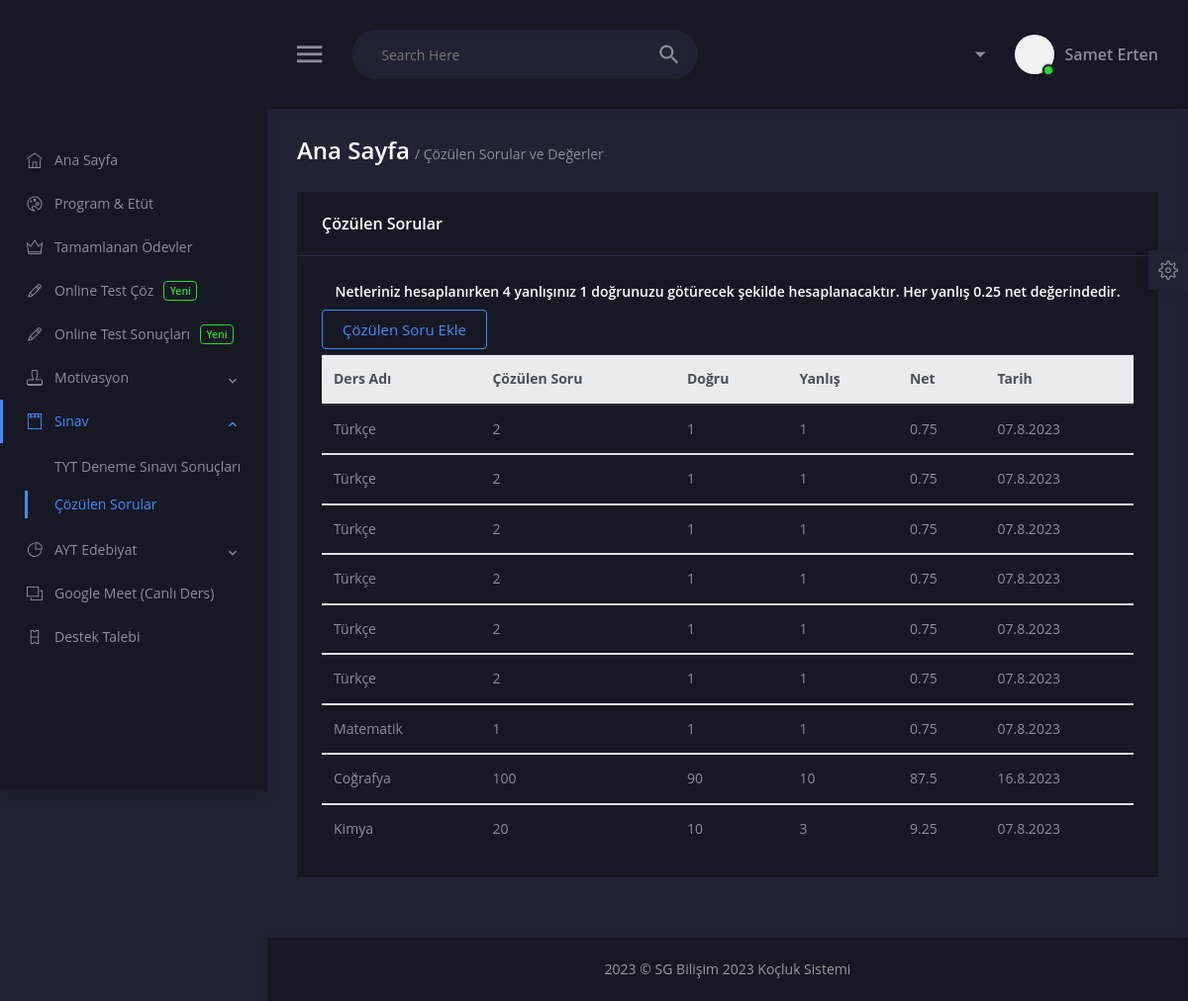
The app's page /csorular.php (signed in) with its own data.
### tables this page shows
CREATE TABLE `ogrencitest` (
  `ogrencid` int(11) DEFAULT NULL,
  `dersadi` varchar(255) DEFAULT NULL,
  `cozulensoru` int(11) DEFAULT NULL,
  `dogrusayisi` int(11) DEFAULT NULL,
  `yanlisayisi` int(11) DEFAULT NULL,
  `netsayisi` float DEFAULT NULL,
  `tarih` date DEFAULT NULL,
  `sira` int(11) NOT NULL
);

### csorular.php (the view, shortened to what this page needs)
<?php
include 'inc/head.php';
?>
<?php
require_once 'inc/vt.php';
$girisYapanKullaniciID = $_SESSION['id'];
$stmt = $db->prepare("SELECT * FROM ogrencitest WHERE ogrencid = :ogrencid");
$stmt->bindParam(':ogrencid', $girisYapanKullaniciID);
$stmt->execute();
$veriler = $stmt->fetchAll(PDO::FETCH_ASSOC);
function tarihFormatla($tarih)
{
    return date('d.n.Y', strtotime($tarih));
}
$gonderildi = false;
?>
<body class="skin-dark">
    <div class="main-wrapper">
<?php include 'inc/sidebar.php';?>
        <div class="content-body">
            <div class="row justify-content-between align-items-center mb-10">
                <div class="col-12 col-lg-auto mb-20">
                    <div class="page-heading">
                        <h3 class="title">Ana Sayfa <span>/ Çözülen Sorular ve Değerler</span></h3>
                    </div>
                </div>
            </div>
            <div class="row">
                <div class="col-12 mb-30">
                    <div class="box">
                        <div class="box-head">
                            <h4 class="title">Çözülen Sorular</h4>
                        </div>
                        <div class="box-body">
							<center>	<h6>Netleriniz hesaplanırken 4 yanlışınız 1 doğrunuzu götürecek şekilde hesaplanacaktır. Her yanlış 0.25 net değerindedir.</h6></center>
								  <?php if (!$gonderildi) { ?>
        <button class="button button-outline button-primary" id="cozulenSoruEkleButon" onclick="gosterForm()">Çözülen Soru Ekle</button>
    <?php } ?>
	<div id="ogrenciTablosu" <?php if ($gonderildi) echo 'style="display:block;"'; ?>>
              <?php if ($veriler && count($veriler) > 0) { ?>
        <table class="table">
             <thead class="thead-light">
			<tr>
                <th>Ders Adı</th>
                <th>Çözülen Soru</th>
				<th>Doğru</th>
				<th>Yanlış</th>
				<th>Net</th>
				<th>Tarih</th>
            </tr>
			</thead>
            <?php foreach ($veriler as $veri) { ?>
                 <tbody>
				<tr>
				<td><?php echo $veri['dersadi']; ?></td>
					<td><?php echo $veri['cozulensoru']; ?></td>
                    <td><?php echo $veri['dogrusayisi']; ?></td>
                    <td><?php echo $veri['yanlisayisi']; ?></td>
					 <td><?php
                        $dogruSayisi = intval($veri['dogrusayisi']);
                        $yanlisSayisi = intval($veri['yanlisayisi']);
                        $netSayisi = $dogruSayisi - ($yanlisSayisi * 0.25);
                        echo $netSayisi;
                        ?></td>
						<td><?php echo tarihFormatla($veri['tarih']); ?></td>
                </tr>
				 </tbody>
            <?php } ?>
        </table>
    <?php } else { ?>
        <p>Henüz öğrenci soruları eklenmemiş.</p>
    <?php } ?>
	   </div>
                        </div>
                    </div>
                </div>
            </div>
        </div>
     <?php include 'inc/footer.php';?>
    </div>
</body>
</html>

### inc/head.php (shortened to what this page needs)
<!doctype html>
<html class="no-js" lang="tr">
<head>
    <link rel="stylesheet" href="assets/css/vendor/bootstrap.min.css">
    <link rel="stylesheet" href="assets/css/vendor/material-design-iconic-font.min.css">
    <link rel="stylesheet" href="assets/css/vendor/font-awesome.min.css">
    <link rel="stylesheet" href="assets/css/vendor/themify-icons.css">
    <link rel="stylesheet" href="assets/css/vendor/cryptocurrency-icons.css">
    <link rel="stylesheet" href="assets/css/plugins/plugins.css">
    <link rel="stylesheet" href="assets/css/helper.css">
    <link rel="stylesheet" href="assets/css/style.css">
    <link id="cus-style" rel="stylesheet" href="assets/css/style-primary.css">
</head>

### inc/sidebar.php (shortened to what this page needs)
  <div class="header-section">
      <div class="container-fluid">
          <div class="row justify-content-between align-items-center">
              <div class="header-logo col-auto">
              </div>
              <div class="header-right flex-grow-1 col-auto">
                  <div class="row justify-content-between align-items-center">
                      <div class="col-auto">
                          <div class="row align-items-center">
                              <div class="col-auto"><button class="side-header-toggle"><i class="zmdi zmdi-menu"></i></button></div>
                              <div class="col-auto">
                                  <div class="header-search">
                                      <div class="header-search-form">
                                          <form action="#">
                                              <input type="text" placeholder="Search Here">
                                              <button><i class="zmdi zmdi-search"></i></button>
                                          </form>
                                      </div>
                                  </div>
                              </div>
                          </div>
                      </div>
                      <div class="col-auto">
                          <ul class="header-notification-area">
                              <li class="adomx-dropdown position-relative col-auto">
                                  <a class="toggle" href="#"><img class="lang-flag" src="assets/images/flags/flag-1.jpg" alt=""><i class="zmdi zmdi-caret-down drop-arrow"></i></a>
                              </li>
                              <li class="adomx-dropdown col-auto">
                                  <a class="toggle" href="#">
                                      <span class="user">
                                  <span class="avatar">
                                      <span class="status"></span>
                                      </span>
                                      <span class="name"><?php echo $_SESSION['ad'] . ' ' . $_SESSION['soyad']; ?></span>
                                      </span>
                                  </a>
                              </li>
                          </ul>
                      </div>
                  </div>
              </div>
          </div>
      </div>
  </div>
  <div class="side-header show">
      <div class="side-header-inner custom-scroll">
          <nav class="side-header-menu" id="side-header-menu">
              <ul>
                  <li ><a href="index.php"><i class="ti-home"></i> <span>Ana Sayfa</span></a>
                  </li>
                  <li><a href="etut.php"><i class="ti-palette"></i> <span>Program & Etüt</span></a></li>
                  <li ><a href="etut2.php"><i class="ti-crown"></i> <span>Tamamlanan Ödevler</span></a>
                  </li>
<li ><a  href="testlistesi.php" ><i class="ti-pencil"></i> <span>Online Test Çöz</span><span class="badge badge-outline badge-success">Yeni</span></a>
<li ><a  href="test_sonuc2.php" ><i class="ti-pencil"></i> <span>Online Test Sonuçları</span><span class="badge badge-outline badge-success">Yeni</span></a>
                  </li>
                  <li class="has-sub-menu"><a href="#"><i class="ti-stamp"></i> <span>Motivasyon</span></a>
                  </li>
                  <li class="has-sub-menu"><a href="#"><i class="ti-notepad"></i> <span>Sınav</span></a>
                      <ul class="side-header-sub-menu">
                          <li><a href="denemesinav.php"><span>TYT Deneme Sınavı Sonuçları</span></a></li>
                          <li><a href="csorular.php"><span>Çözülen Sorular</span></a></li>
                      </ul>
                  </li>
                  <li class="has-sub-menu"><a href="#"><i class="ti-pie-chart"></i> <span>AYT Edebiyat</span></a>
                  </li>
                  <li ><a  href="https://meet.google.com" target="_blank"><i class="ti-layers"></i> <span>Google Meet (Canlı Ders)</span></a>
                  </li>
                    <li ><a  href="ticket.php" ><i class="ti-ticket"></i> <span>Destek Talebi</span></a>
                  </li>
              </ul>
          </nav>
      </div>
  </div>

### inc/footer.php
<div class="footer-section">
    <div class="container-fluid">
        <div class="footer-copyright text-center">
            <p class="text-body-light">2023 &copy; <a href="https://sgbilisim.com.tr/">SG Bilişim 2023 Koçluk Sistemi</a></p>
        </div>
    </div>
</div>

### records on screen
ogrencitest: dersadi "Türkçe", cozulensoru "2", dogrusayisi "1", yanlisayisi "1", netSayisi "0.75", tarih "07.8.2023"
ogrencitest: dersadi "Türkçe", cozulensoru "2", dogrusayisi "1", yanlisayisi "1", netSayisi "0.75", tarih "07.8.2023"
ogrencitest: dersadi "Türkçe", cozulensoru "2", dogrusayisi "1", yanlisayisi "1", netSayisi "0.75", tarih "07.8.2023"
ogrencitest: dersadi "Türkçe", cozulensoru "2", dogrusayisi "1", yanlisayisi "1", netSayisi "0.75", tarih "07.8.2023"
ogrencitest: dersadi "Türkçe", cozulensoru "2", dogrusayisi "1", yanlisayisi "1", netSayisi "0.75", tarih "07.8.2023"
ogrencitest: dersadi "Türkçe", cozulensoru "2", dogrusayisi "1", yanlisayisi "1", netSayisi "0.75", tarih "07.8.2023"
ogrencitest: dersadi "Matematik", cozulensoru "1", dogrusayisi "1", yanlisayisi "1", netSayisi "0.75", tarih "07.8.2023"
ogrencitest: dersadi "Coğrafya", cozulensoru "100", dogrusayisi "90", yanlisayisi "10", netSayisi "87.5", tarih "16.8.2023"
ogrencitest: dersadi "Kimya", cozulensoru "20", dogrusayisi "10", yanlisayisi "3", netSayisi "9.25", tarih "07.8.2023"

### other values on screen
$_SESSION['ad'] "Samet"
$_SESSION['soyad'] "Erten"
